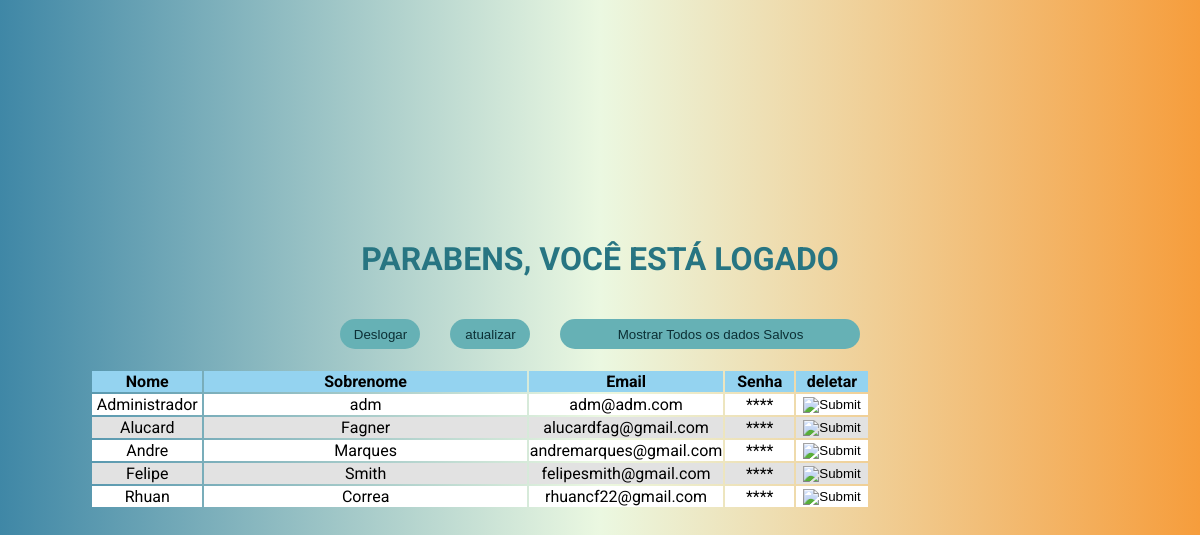
The page /logado.php on the database its author committed.
### tables this page shows
CREATE TABLE `usuarios` (
  `nome` varchar(50) DEFAULT NULL,
  `sobrenome` varchar(50) DEFAULT NULL,
  `email` varchar(50) NOT NULL,
  `senha` varchar(50) DEFAULT NULL
);

### logado.php (the view, shortened to what this page needs)
<html>
    <head>
    <link rel="stylesheet" href="style.css">
    </head>
    <body>
        <h1 id="titulologado">PARABENS, VOCÊ ESTÁ LOGADO</h1>
        <div class="logado">
        <?php
        echo "<table class = 'dbrp'>
        <tr>
        <th style = 'width:120px';>Nome</th>
        <th style = 'width:685px';>Sobrenome</th>
        <th style = 'width:100px';>Email</th>
        <th style = 'width:100px';>Senha</th>
        <th style = 'width:100px';>deletar</th>
        </tr>";
        $sql = " SELECT * FROM usuarios";
        $qrRup = mysql_query($sql);
        while($row = mysql_fetch_array($qrRup))
        {
            $email = $row['email'];
            $deletar = "<input type='image' src='https://upload.wikimedia.org/wikipedia/commons/a/a3/Delete-button.svg' onclick='deletar(`$email`)'/input>";
            echo "<tr>";
            echo "<td class='alinhamento'>" . $row['nome'] . "</td>";
            echo "<td class='alinhamento'>" . utf8_encode($row['sobrenome']) . "</td>";
            echo "<td class='alinhamento'>" . $row['email'] . "</td>";
            echo "<td class='alinhamento'>" . "****" . "</td>";
            echo "<td class='alinhamento'>" . $deletar . "</td>";
            echo "</tr>";
        }
        echo "</table>";
    ?>
    <form action="index.php" method="post">
    <input id="botaodeslogar" type="submit" name="deslogar" value="Deslogar"/>
    </form>
    <input type="button" id="botaomostrardados" name="mostardados" value="Mostrar Todos os dados Salvos" onclick="mostrarDados()">
    <input type="button" id="botaoatualizar" name="atualizar" value="atualizar" onclick="atualizar()">
    </div>
    </body>
</html>

### style.css (style rules this page uses)
body { margin: 0; padding: 0; background: linear-gradient(0.25turn, #3f87a6, #ebf8e1, #f69d3c); font-family: 'Roboto', sans-serif; }
#titulologado { text-align: center; color: #277582; padding: 20px; margin-top: 220px; }
.logado { margin-left: -330px; text-align:center; }
#botaomostrardados { margin-left: 550px; width: 300px; height: 30px; border: none; border-radius: 17px; padding-left: 7px; color: #0c3035; background-color:#66b1b5; }
#botaodeslogar { position:absolute; margin-left: -95px; height: 30; width: 80; border: none; border-radius: 17px; padding-left: 7px; color: #0c3035; background-color:#66b1b5; }
#botaoatualizar { position:absolute; margin-left: -410px; height: 30; width: 80; border: none; border-radius: 17px; padding-left: 7px; color: #0c3035; background-color:#66b1b5; }
.alinhamento { text-align: center !important; }
.dbrp { position: absolute; margin-top: 50; padding-left: 35%; margin-left: auto; margin-right: auto; }
.dbrp >tbody th { background: rgb(148, 211, 240) }
.dbrp >tbody tr:nth-child(even) { background: #FFF }
.dbrp >tbody tr:nth-child(odd) { background: #e2e2e2 }

### rows shown on the page
usuarios: nome "Administrador", sobrenome "adm", email "adm@adm.com"
usuarios: nome "Alucard", sobrenome "Fagner", email "alucardfag@gmail.com"
usuarios: nome "Andre", sobrenome "Marques", email "andremarques@gmail.com"
usuarios: nome "Felipe", sobrenome "Smith", email "felipesmith@gmail.com"
usuarios: nome "Rhuan", sobrenome "Correa", email "rhuancf22@gmail.com"
